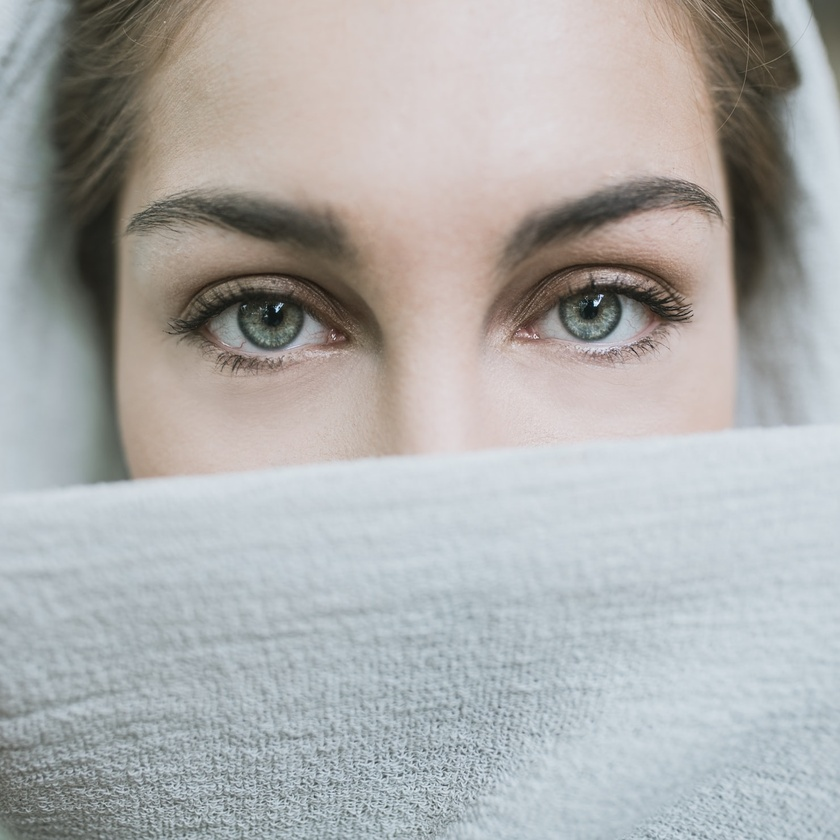
#> input picture obfuscation/testing.jpg, 840 x 840 px, shrunk from 1480 x 1480 before the run
$ python detection.py
#> lines starting #> are read from the running program, lines starting #| are printed output that depends on the picture
#imports

import cv2
import numpy as np
import copy
import matplotlib.pyplot as plt

#OpenCV Haar detector
face_cascade = cv2.CascadeClassifier(cv2.data.haarcascades + '/haarcascade_frontalface_default.xml')
eyes_cascade = cv2.CascadeClassifier(cv2.data.haarcascades + '/haarcascade_eye.xml')
# cv2.samples.findFile()

def find_eyes(img, square=False):
    eyes = eyes_cascade.detectMultiScale(img, scaleFactor=1.3, minNeighbors=6)

    eyeImages = []; coords = []

    for eye in eyes:
        y,x,h,w = eye
        # if square: w,h = [min(w,h)-1]*2 #DEBUG # VERY naive implementation
        eyeImages.append(img[x:x+w,y:y+h])
        coords.append([x,y,w,h])

    return eyeImages, coords

# [8 lines of commented-out code are left out]

def main():
    filename = cv2.imread("testing.jpg")
#> filename is the input picture: shape (840, 840, 3); mean B, G, R 171.1, 172.2, 172.3
    [eye1, eye2], coords = find_eyes(filename, square=True)
#> in find_eyes, `eyes = eyes_cascade.detectMultiScale(img, scaleFactor=1.3, minNeighbor..`: eyes = [[147, 212, 206, 206], [493, 211, 190, 190]]
#> the loop in find_eyes, `for eye in eyes:` made 2 passes
#> after the loop in find_eyes, `for eye in eyes:`: coords = [[212, 147, 206, 206], [211, 493, 190, 190]]; eyeImages = 2 items
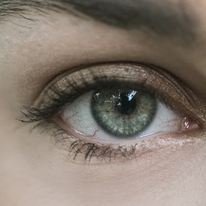
#> eye1: shape (206, 206, 3); mean B, G, R 110.2, 120.5, 131.9
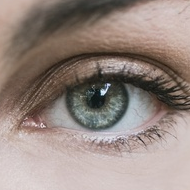
#> eye2: shape (190, 190, 3); mean B, G, R 128.1, 134.8, 149.2
#> coords = [[212, 147, 206, 206], [211, 493, 190, 190]]
    print(coords)
#| [[212, 147, 206, 206], [211, 493, 190, 190]]
    plt.imshow(cv2.cvtColor(eye1, cv2.COLOR_BGR2RGB))
    plt.show()
    plt.imshow(cv2.cvtColor(eye2, cv2.COLOR_BGR2RGB))
    plt.show()

if __name__ == "__main__": main()
